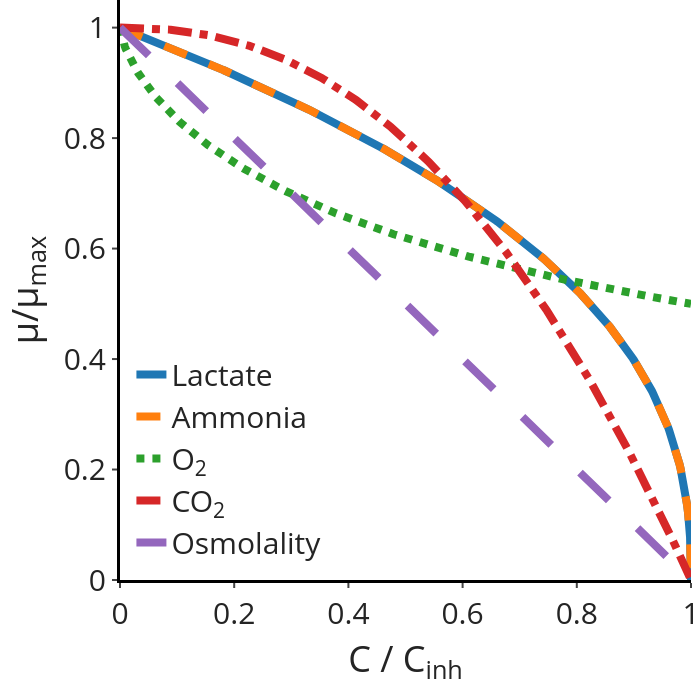

The notebook cell this image was saved under:
### Markdown cell above
# Publication Figure: Inhibition profiles & Nutrient Factors

This notebook builds a **synthetic, publication-focused comparison** of inhibition profiles implemented in `animakinetica/models/kinetics.py`.

## Scope and assumptions
- Uses inhibition equations exactly as implemented in `KineticModel.calculate_inhibition_factors` and `KineticModel.inhibition_factor`.
- Figure is **not** coupled to an ODE simulation (no `CellCultureSimulation` run).
- Main panel uses **normalized concentration axes** for cross-inhibitor comparison.
- Supplemental panels show **absolute concentration units** for interpretability.
- Uses current default profile choices from the model setup:
  - Lactate: `power_decay`
  - Ammonia: `power_decay`
  - Osmolality: `linear`
  - Oxygen and CO₂: dedicated model equations in `kinetics.py`.

### Code cell
import sys
from pathlib import Path
import importlib

import numpy as np
import pandas as pd
import plotly.graph_objects as go
from plotly.subplots import make_subplots

# Ensure package import from workspace
workspace_root = Path.cwd().parent
src_path = workspace_root / "animakinetica" / "src"
if str(src_path) not in sys.path:
    sys.path.insert(0, str(src_path))

# Reload modules during iterative development
import animakinetica.core.parameters as parameters_module
import animakinetica.models.kinetics as kinetics_module
import animakinetica.models.stoichiometry as stoichiometry_module

importlib.reload(parameters_module)
importlib.reload(kinetics_module)
importlib.reload(stoichiometry_module)

SimulationParameters = parameters_module.SimulationParameters
Kinetics = kinetics_module.Kinetics
create_kinetic_model = kinetics_module.create_kinetic_model
StoichiometricModel = stoichiometry_module.StoichiometricModel
StoichiometryMode = stoichiometry_module.StoichiometryMode


# -----------------------------------------------------------------------------
# 1) Load reference parameters and build kinetics object (no ODE simulation)
# -----------------------------------------------------------------------------
params = SimulationParameters.load_parameters([
    "base_parameters",
    "cell_properties/cell_GFI",
    "stoichiometry/anab_GFI",
    "stoichiometry/cata_GFI",
])

stoich_model = StoichiometricModel(params=params, mode=StoichiometryMode.CONSTANT)
km = create_kinetic_model(Kinetics.STOICHIOMETRIC, params, stoich_model)

# Active inhibition model selections
model_lac = km.inhibition_model_Lac
model_amm = km.inhibition_model_Amm
model_osm = km.inhibition_model_Osm

# Parameter aliases used by inhibition equations
IC50_Lac = km.IC50_Lac
IC100_Lac = km.IC100_Lac
phi_Lac = km.phi_power_decay_Lac

IC50_Amm = km.IC50_Amm
IC100_Amm = km.IC100_Amm
phi_Amm = km.phi_power_decay_Amm

C_O2_inh_min = km.C_O2_inh_min
IC50_O2 = km.IC50_O2
n_O2 = km.n_O2

IC100_CO2 = km.IC100_CO2
n_CO2 = km.n_CO2

Osm_baseline = km.Osm_baseline_inhibition
IC50_Osm_eff = km.IC50_Osm_effective
IC100_Osm_eff = km.IC100_Osm_effective
phi_Osm = getattr(km, "phi_power_decay_Osm", None)

print("Inhibition profile setup loaded")
print(f"Models: Lac={model_lac}, Amm={model_amm}, Osm={model_osm}")


# -----------------------------------------------------------------------------
# 2) Synthetic concentration grid (normalized)
# -----------------------------------------------------------------------------
x_norm = np.linspace(0.0, 1.0, 600)

def _conc_from_norm(x: np.ndarray, model: str, ic50: float | None, ic100: float | None) -> np.ndarray:
    if model in ("power_decay", "linear"):
        return x * float(ic100)
    if model in ("exponential", "hyperbolic"):
        return x * float(ic50)
    raise ValueError(f"Unknown inhibition model: {model}")

# Normalized-to-absolute mappings used for evaluation
C_Lac_norm = _conc_from_norm(x_norm, model_lac, IC50_Lac, IC100_Lac)
C_Amm_norm = _conc_from_norm(x_norm, model_amm, IC50_Amm, IC100_Amm)
C_O2_norm = C_O2_inh_min + x_norm * IC50_O2
C_CO2_norm = x_norm * IC100_CO2

# Osmolality uses absolute deviation from baseline
if model_osm in ("power_decay", "linear"):
    Osm_eff_norm = x_norm * IC100_Osm_eff
else:
    Osm_eff_norm = x_norm * IC50_Osm_eff
Osm_norm = Osm_baseline + Osm_eff_norm


# -----------------------------------------------------------------------------
# 3) Evaluate inhibition factors using kinetics.py equations
# -----------------------------------------------------------------------------
def IF_lac(C: np.ndarray) -> np.ndarray:
    return km.inhibition_factor(
        C,
        model_lac,
        IC50=IC50_Lac,
        IC100=IC100_Lac,
        phi_power_decay=phi_Lac,
    )

def IF_amm(C: np.ndarray) -> np.ndarray:
    return km.inhibition_factor(
        C,
        model_amm,
        IC50=IC50_Amm,
        IC100=IC100_Amm,
        phi_power_decay=phi_Amm,
    )

def IF_o2(C: np.ndarray) -> np.ndarray:
    C_safe = np.maximum(C, 0.0)
    C_inhibiting = np.maximum(C_safe - C_O2_inh_min, 0.0)
    IF = (IC50_O2 ** n_O2) / ((IC50_O2 ** n_O2) + np.power(C_inhibiting, n_O2))
    return np.clip(IF, 0.0, 1.0)

def IF_co2(C: np.ndarray) -> np.ndarray:
    C_safe = np.maximum(C, 0.0)
    IF = 1.0 - np.power(C_safe, n_CO2) / (IC100_CO2 ** n_CO2)
    return np.clip(IF, 0.0, 1.0)

def IF_osm(Osm: np.ndarray) -> np.ndarray:
    Osm_eff = np.abs(Osm - Osm_baseline)
    return km.inhibition_factor(
        Osm_eff,
        model_osm,
        IC50=IC50_Osm_eff,
        IC100=IC100_Osm_eff,
        phi_power_decay=phi_Osm,
    )

IF_Lac_norm = IF_lac(C_Lac_norm)
IF_Amm_norm = IF_amm(C_Amm_norm)
IF_O2_norm = IF_o2(C_O2_norm)
IF_CO2_norm = IF_co2(C_CO2_norm)
IF_Osm_norm = IF_osm(Osm_norm)


# -----------------------------------------------------------------------------
# 4) Supplementary IC table (absolute values)
# -----------------------------------------------------------------------------
ic_table_rows = [
    {
        "Compound": "Lactate",
        "IC50": IC50_Lac,
        "IC100": IC100_Lac,
        "Unit": "mmol/L",
    },
    {
        "Compound": "Ammonia",
        "IC50": IC50_Amm,
        "IC100": IC100_Amm,
        "Unit": "mmol/L",
    },
    {
        "Compound": "Oxygen",
        "IC50": IC50_O2,
        "IC100": np.nan,
        "Unit": "mmol/L",
    },
    {
        "Compound": "CO2",
        "IC50": np.nan,
        "IC100": IC100_CO2,
        "Unit": "mmol/L",
    },
    {
        "Compound": "Osmolality (effective)",
        "IC50": IC50_Osm_eff,
        "IC100": IC100_Osm_eff,
        "Unit": "mOsm",
    },
]

ic_table_df = pd.DataFrame(ic_table_rows)
display(ic_table_df.style.format({"IC50": "{:.3g}", "IC100": "{:.3g}"}))


# -----------------------------------------------------------------------------
# 5) Publication figure: normalized panel with dedicated legend panel
# -----------------------------------------------------------------------------
inh_color_map = {
    "Lactate": "#1f77b4",
    "Ammonia": "#ff7f0e",
    "Oxygen": "#2ca02c",
    "CO2": "#d62728",
    "Osmolality": "#9467bd",
}

inh_dash_map = {
    "Lactate": "solid",
    "Ammonia": "dash",
    "Oxygen": "dot",
    "CO2": "dashdot",
    "Osmolality": "longdash",
}

line_width_inh = 8

fig = make_subplots(
    rows=1,
    cols=1,
    horizontal_spacing=0.10,
    vertical_spacing=0.12,
)

trace_defs = [
    ("Lactate", x_norm, IF_Lac_norm),
    ("Ammonia", x_norm, IF_Amm_norm),
    ("Oxygen", x_norm, IF_O2_norm),
    ("CO2", x_norm, IF_CO2_norm),
    ("Osmolality", x_norm, IF_Osm_norm),
]

for name, x_n, y_n in trace_defs:
    fig.add_trace(
        go.Scatter(
            x=x_n,
            y=y_n,
            mode="lines",
            name=(
                "Lactate (C<sub>Lac</sub>)" if name == "Lactate" else
                "Ammonia (C<sub>Amm</sub>)" if name == "Ammonia" else
                "Oxygen (C<sub>O2</sub>)" if name == "Oxygen" else
                "CO<sub>2</sub> (C<sub>CO2</sub>)" if name == "CO2" else
                "Osmolality"
            ),
            line=dict(width=line_width_inh, color=inh_color_map[name], dash=inh_dash_map[name]),
            showlegend=True,
        ),
        row=1,
        col=1,
    )

def _fmt_legend(v):
    return f"{float(v):.3g}"

lac_ic_name, lac_ic_value = (
    ("IC100", IC100_Lac) if model_lac in ("power_decay", "linear") else ("IC50", IC50_Lac)
)
amm_ic_name, amm_ic_value = (
    ("IC100", IC100_Amm) if model_amm in ("power_decay", "linear") else ("IC50", IC50_Amm)
)
osm_ic_name, osm_ic_value = (
    ("IC100", IC100_Osm_eff) if model_osm in ("power_decay", "linear") else ("IC50", IC50_Osm_eff)
)

inh_labels = {
    "Lactate": "Lactate", #f"Lactate (C<sub>Lac</sub>; {lac_ic_name}={_fmt_legend(lac_ic_value)} mmol/L)",
    "Ammonia": "Ammonia", # f"Ammonia (C<sub>Amm</sub>; {amm_ic_name}={_fmt_legend(amm_ic_value)} mmol/L)",
    "Oxygen": "O<sub>2</sub>", 
    # (
    #     f"Oxygen (C<sub>O2</sub>; C<sub>O2,min</sub>={_fmt_legend(C_O2_inh_min)} mmol/L; "
    #     f"IC50={_fmt_legend(IC50_O2)} mmol/L)"
    # ),
    "CO2": f"CO<sub>2</sub>", # f"CO<sub>2</sub>",# (C<sub>CO2</sub>; IC100={_fmt_legend(IC100_CO2)} mmol/L)",
    "Osmolality": "Osmolality", 
    # (
    #     f"Osmolality (baseline={_fmt_legend(Osm_baseline)} mOsm; "
    #     f"{osm_ic_name}={_fmt_legend(osm_ic_value)} mOsm)"
    # ),
}


def _inh_class(name: str) -> str | None:
    if name.startswith("Lactate"):
        return "Lactate"
    if name.startswith("Ammonia"):
        return "Ammonia"
    if name.startswith("Oxygen"):
        return "Oxygen"
    if name.startswith("CO<sub>2</sub>"):
        return "CO2"
    if name.startswith("Osmolality"):
        return "Osmolality"
    return None

# Update colored figure legend labels and re-show
for trace in fig.data:
    cls = _inh_class(trace.name)
    if cls is not None:
        trace.name = inh_labels[cls]


# Guide lines for normalized panel
fig.add_hline(y=1.0, line_dash="dot", line_color="black", opacity=0.35, row=1, col=1)
fig.add_hline(y=0.5, line_dash="dash", line_color="black", opacity=0.25, row=1, col=1)
fig.add_hline(y=0.0, line_dash="dot", line_color="black", opacity=0.2, row=1, col=1)
fig.add_vline(x=1.0, line_dash="dash", line_color="gray", opacity=0.35, row=1, col=1)

# Axis labels
fig.update_xaxes(
    title_text="C / C<sub>inh</sub>",
    row=1,
    col=1,
    range=[0.0, 1.0],
    showline=True,
    linewidth=3,
    linecolor="black",
    ticks="outside",
    tickwidth=2,
)
fig.update_yaxes(
    title_text="μ/μ<sub>max</sub>",
    row=1,
    col=1,
    range=[0.0, 1.05],
    showline=True,
    linewidth=3,
    linecolor="black",
    ticks="outside",
    tickwidth=2,
)

# Hide unused panels
fig.update_xaxes(visible=False, showgrid=False, zeroline=False, row=1, col=2)
fig.update_yaxes(visible=False, showgrid=False, zeroline=False, row=1, col=2)
fig.update_xaxes(visible=False, showgrid=False, zeroline=False, row=2, col=1)
fig.update_yaxes(visible=False, showgrid=False, zeroline=False, row=2, col=1)
fig.update_xaxes(visible=False, showgrid=False, zeroline=False, row=2, col=2)
fig.update_yaxes(visible=False, showgrid=False, zeroline=False, row=2, col=2)

fig.update_layout(
    template="simple_white",
    width=700,
    height=700,
    font=dict(size=30),
    legend=dict(
        orientation="v",
        yanchor="bottom",
        y=0.02,
        xanchor="left",
        x=0.02,
        bgcolor="rgba(0,0,0,0)",
        bordercolor="rgba(0,0,0,0)",
        borderwidth=0,
        font=dict(size = 30),

    ),
    margin=dict(l=120, r=0, t=0, b=120),
)

fig.show()

# Keep notebook view, but make exported figure transparent
fig.update_layout(
    paper_bgcolor="rgba(0,0,0,0)",
    plot_bgcolor="rgba(0,0,0,0)",
    legend=dict(bgcolor="rgba(0,0,0,0)"),
)


# -----------------------------------------------------------------------------
# 6) Optional export for manuscript workflow
# -----------------------------------------------------------------------------
SAVE_EXPORTS = True

if SAVE_EXPORTS:
    out_dir = Path.cwd()
    svg_path = out_dir / "inhibition_profiles.svg"
    # csv_path = out_dir / "inhibition_profile_ic_table.csv"

    # ic_table_df.to_csv(csv_path, index=False)
    # print(f"Saved IC table: {csv_path}")

    try:
        fig.write_image(str(svg_path))
        print(f"Saved figure: {svg_path}")
    except Exception as exc:
        print("Image export skipped (install/enable kaleido if needed).")
        print(f"Export error: {exc}")

### Figure 1 — Plotly figure (JSON) as saved in the notebook; plotly's stock layout.template omitted (floating-point values rounded to 4 significant figures; data arrays with more than 128 entries replaced by an {"elided": "..."} marker saying what was removed)
{"data": [{"line": {"color": "#1f77b4", "dash": "solid", "width": 8}, "mode": "lines", "name": "Lactate", "showlegend": true, "type": "scatter", "x": {"elided": "600 float values"}, "xaxis": "x", "y": {"elided": "600 float values"}, "yaxis": "y"}, {"line": {"color": "#ff7f0e", "dash": "dash", "width": 8}, "mode": "lines", "name": "Ammonia", "showlegend": true, "type": "scatter", "x": {"elided": "600 float values"}, "xaxis": "x", "y": {"elided": "600 float values"}, "yaxis": "y"}, {"line": {"color": "#2ca02c", "dash": "dot", "width": 8}, "mode": "lines", "name": "O<sub>2</sub>", "showlegend": true, "type": "scatter", "x": {"elided": "600 float values"}, "xaxis": "x", "y": {"elided": "600 float values"}, "yaxis": "y"}, {"line": {"color": "#d62728", "dash": "dashdot", "width": 8}, "mode": "lines", "name": "CO<sub>2</sub>", "showlegend": true, "type": "scatter", "x": {"elided": "600 float values"}, "xaxis": "x", "y": {"elided": "600 float values"}, "yaxis": "y"}, {"line": {"color": "#9467bd", "dash": "longdash", "width": 8}, "mode": "lines", "name": "Osmolality", "showlegend": true, "type": "scatter", "x": {"elided": "600 float values"}, "xaxis": "x", "y": {"elided": "600 float values"}, "yaxis": "y"}], "layout": {"font": {"size": 30}, "height": 700, "legend": {"bgcolor": "rgba(0,0,0,0)", "bordercolor": "rgba(0,0,0,0)", "borderwidth": 0, "font": {"size": 30}, "orientation": "v", "x": 0.02, "xanchor": "left", "y": 0.02, "yanchor": "bottom"}, "margin": {"b": 120, "l": 120, "r": 0, "t": 0}, "shapes": [{"line": {"color": "black", "dash": "dot"}, "opacity": 0.35, "type": "line", "x0": 0, "x1": 1, "xref": "x domain", "y0": 1, "y1": 1, "yref": "y"}, {"line": {"color": "black", "dash": "dash"}, "opacity": 0.25, "type": "line", "x0": 0, "x1": 1, "xref": "x domain", "y0": 0.5, "y1": 0.5, "yref": "y"}, {"line": {"color": "black", "dash": "dot"}, "opacity": 0.2, "type": "line", "x0": 0, "x1": 1, "xref": "x domain", "y0": 0, "y1": 0, "yref": "y"}, {"line": {"color": "gray", "dash": "dash"}, "opacity": 0.35, "type": "line", "x0": 1, "x1": 1, "xref": "x", "y0": 0, "y1": 1, "yref": "y domain"}], "width": 700, "xaxis": {"anchor": "y", "domain": [0, 1], "linecolor": "black", "linewidth": 3, "range": [0, 1], "showline": true, "ticks": "outside", "tickwidth": 2, "title": {"text": "C / C<sub>inh</sub>"}}, "yaxis": {"anchor": "x", "domain": [0, 1], "linecolor": "black", "linewidth": 3, "range": [0, 1.05], "showline": true, "ticks": "outside", "tickwidth": 2, "title": {"text": "μ/μ<sub>max</sub>"}}}}
